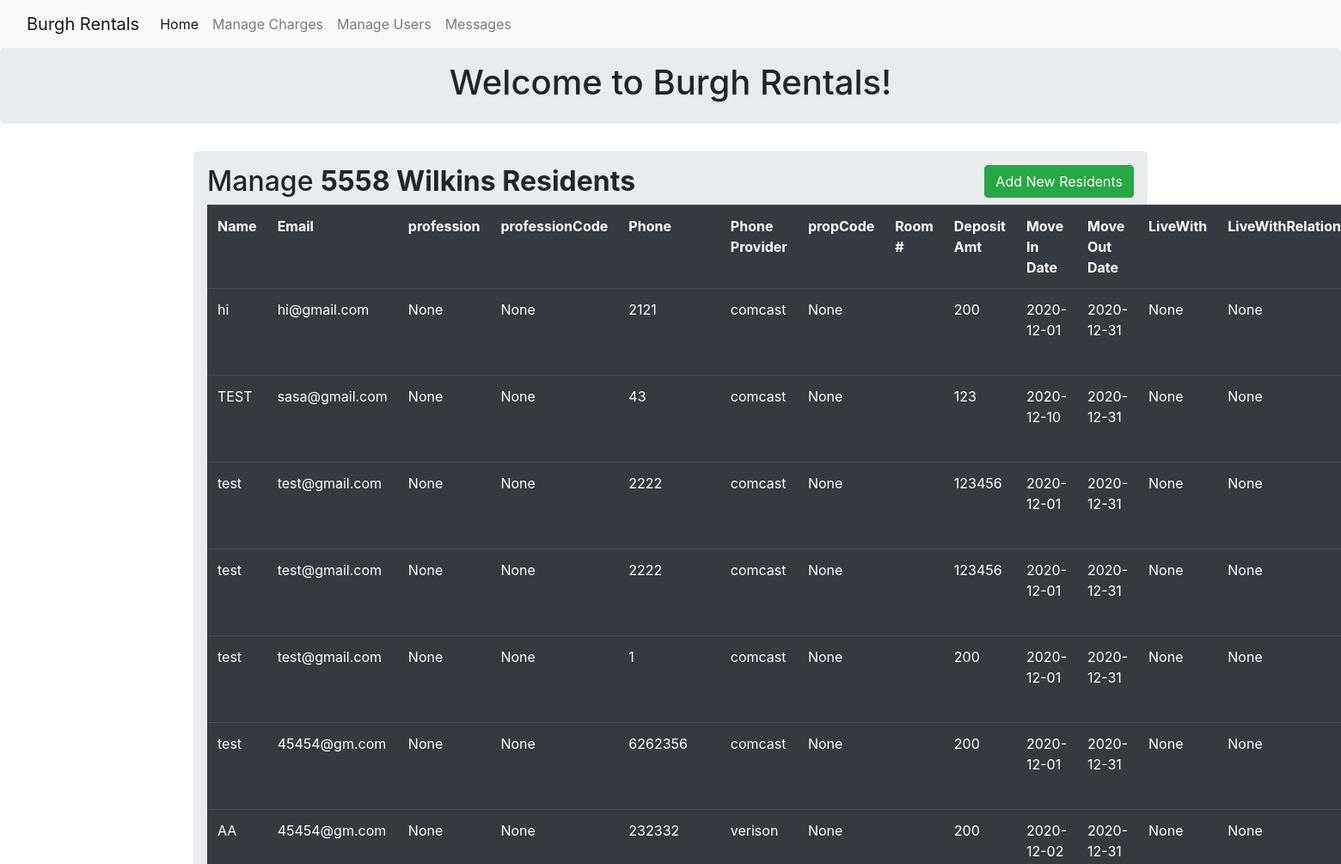
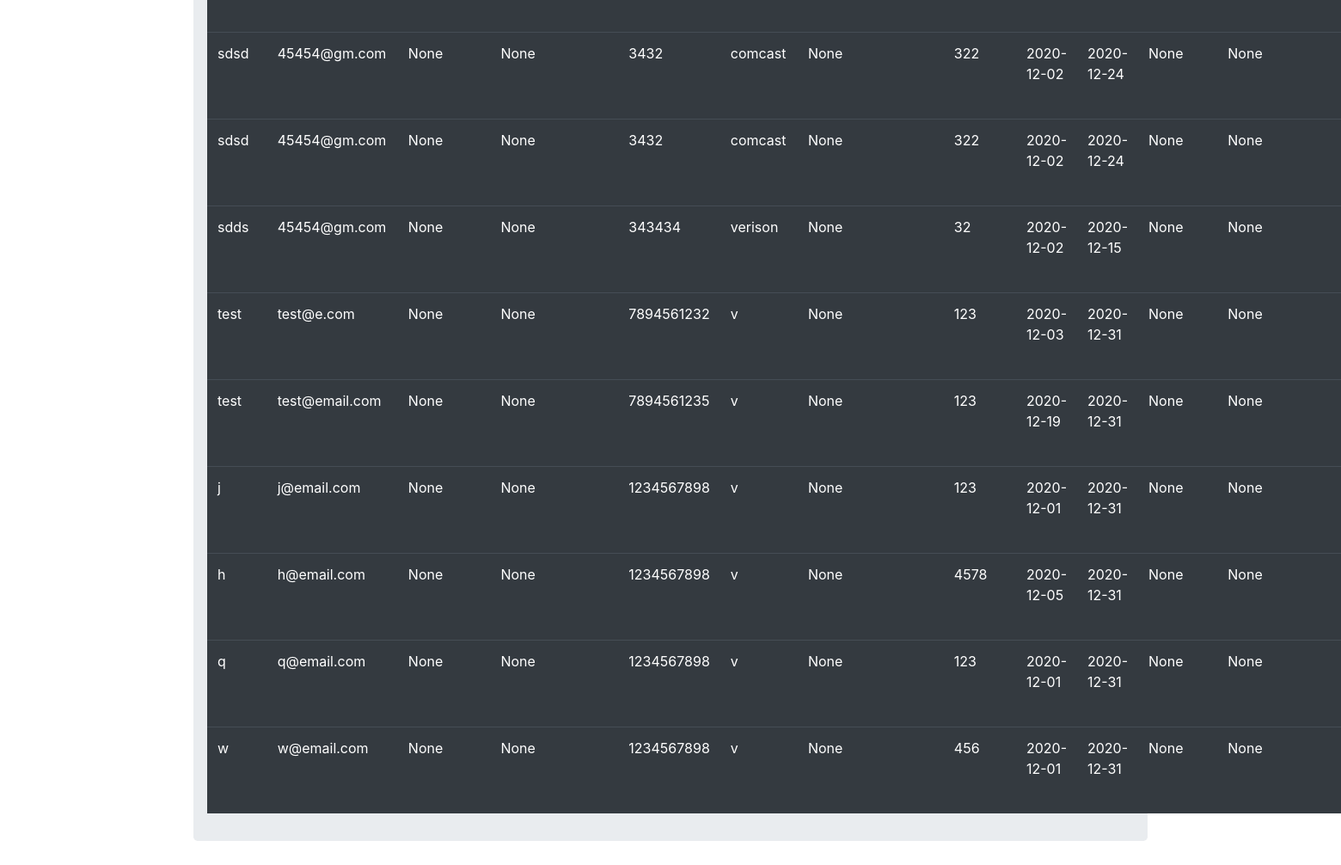
Page /residents on the committed database (2 pictures, top to bottom).
### app.py (models this page shows, shortened)
class residents(db.Model):
    id = db.Column(db.Integer, primary_key = True)
    name = db.Column(db.String(100))
    email = db.Column(db.String(100))
    profession = db.Column(db.String(100))
    professionCode = db.Column(db.String(100))
    phone = db.Column(db.String(100))
    phoneProvider = db.Column(db.String(100))
    propCode = db.Column(db.String(100))
    RentCode = db.Column(db.String(100))
    DepositAmt = db.Column(db.String(100))
    leaseStartDate = db.Column(db.String(100))
    leaseEndDate = db.Column(db.String(100))
    MoveInDate = db.Column(db.String(100))
    MoveOutDate = db.Column(db.String(100))
    LiveWith = db.Column(db.String(100))
    LiveWithRelationship = db.Column(db.String(100))
    emergency1Name = db.Column(db.String(100))
    emergency1Phone = db.Column(db.String(100))
    emergency1Address = db.Column(db.String(100))
    emergency1Relationship = db.Column(db.String(100))
    emergency2Name = db.Column(db.String(100))
    emergency2Phone = db.Column(db.String(100))
    emergency2Address = db.Column(db.String(100))
    emergency2Relationship = db.Column(db.String(100))

### app.py (the view)
@app.route('/residents')
def Residents():
    all_data = residents.query.all()
    return render_template("residents.html", residents = all_data)

### templates/residents.html (shortened to what this page needs)
{% extends 'base.html' %} {% include 'header.html' %} {% block title %} Home {% endblock %} {% block body %}
<div class="container">
  <div class="row">
    <div class="col md-12">
      <div class="jumbotron p-3">
        <h2>
          Manage <b>5558 Wilkins Residents </b>
          <button type="button" class="btn btn-success float-right" data-toggle="modal" data-target="#mymodal">Add New Residents</button>
        </h2>
        <table class="table table-hover table-dark">
          <tr>
            <th>Name</th>
            <th>Email</th>
            <th>profession</th>
            <th>professionCode</th>
            <th>Phone</th>
            <th>Phone Provider</th>
            <th>propCode</th>
            <th>Room #</th>
            <th>Deposit Amt</th>
            <th>Move In Date</th>
            <th>Move Out Date</th>
            <th>LiveWith</th>
            <th>LiveWithRelationship</th>
          </tr>
          {% for row in residents %}
          <tr>
            <td>{{row.name}}</td>
            <td>{{row.email}}</td>
            <td>{{row.profession}}</td>
            <td>{{row.professionCode}}</td>
            <td>{{row.phone}}</td>
            <td>{{row.phoneProvider}}</td>
            <td>{{row.propCode}}</td>
            <td>{{row.RoomNumber}}</td>
            <td>{{row.DepositAmt}}</td>
            <td>{{row.MoveInDate}}</td>
            <td>{{row.MoveOutDate}}</td>
            <td>{{row.LiveWith}}</td>
            <td>{{row.LiveWithRelationship}}</td>
          </tr>
          {% endfor %}
        </table>
      </div>
    </div>
  </div>
</div>
{% endblock %}

### templates/base.html (shortened to what this page needs)
<!DOCTYPE html>
<html lang="en">
  <head>
    <link
      rel="stylesheet"
      href="https://stackpath.bootstrapcdn.com/bootstrap/4.4.1/css/bootstrap.min.css"
    />
  </head>
  <body>
    {% block body %} {% endblock %}
  </body>
</html>

### templates/header.html (shortened to what this page needs)
{% extends 'base.html' %} {% block title %} Burgh Rentals {% endblock %} {%
block body %}
<header>
  <nav class="navbar navbar-expand-lg navbar-light bg-light">
    <div class="container-fluid">
      <a class="navbar-brand" href="#">Burgh Rentals</a>
      <div class="collapse navbar-collapse" id="navbarNav">
        <ul class="navbar-nav">
          <li class="nav-item">
            <a class="nav-link active" aria-current="page" href="/"
              >Home</a
            >
          </li>
          <li class="nav-item">
            <a class="nav-link" href="/charges">Manage Charges</a>
          </li>
          <li class="nav-item">
            <a class="nav-link" href="/residents">Manage Users</a>
          </li>
          <li class="nav-item">
            <a class="nav-link" href="#">Messages</a>
          </li>
        </ul>
      </div>
    </div>
  </nav>
</header>
<div class="jumbotron p-3">
  <div class="well text-center">
    <h1>Welcome to Burgh Rentals!</h1>
  </div>
</div>
{% endblock %}

### rows in the picture
residents: name "hi", email "hi@gmail.com", profession "None", professionCode "None", phone "2121", phoneProvider "comcast", propCode "None", DepositAmt "200", MoveInDate "2020-12-01", MoveOutDate "2020-12-31", LiveWith "None", LiveWithRelationship "None"
residents: name "TEST", email "sasa@gmail.com", profession "None", professionCode "None", phone "43", phoneProvider "comcast", propCode "None", DepositAmt "123", MoveInDate "2020-12-10", MoveOutDate "2020-12-31", LiveWith "None", LiveWithRelationship "None"
residents: name "test", email "test@gmail.com", profession "None", professionCode "None", phone "2222", phoneProvider "comcast", propCode "None", DepositAmt "123456", MoveInDate "2020-12-01", MoveOutDate "2020-12-31", LiveWith "None", LiveWithRelationship "None"
residents: name "test", email "test@gmail.com", profession "None", professionCode "None", phone "2222", phoneProvider "comcast", propCode "None", DepositAmt "123456", MoveInDate "2020-12-01", MoveOutDate "2020-12-31", LiveWith "None", LiveWithRelationship "None"
residents: name "test", email "test@gmail.com", profession "None", professionCode "None", phone "1", phoneProvider "comcast", propCode "None", DepositAmt "200", MoveInDate "2020-12-01", MoveOutDate "2020-12-31", LiveWith "None", LiveWithRelationship "None"
residents: name "test", email "45454@gm.com", profession "None", professionCode "None", phone "6262356", phoneProvider "comcast", propCode "None", DepositAmt "200", MoveInDate "2020-12-01", MoveOutDate "2020-12-31", LiveWith "None", LiveWithRelationship "None"
residents: name "AA", email "45454@gm.com", profession "None", professionCode "None", phone "232332", phoneProvider "verison", propCode "None", DepositAmt "200", MoveInDate "2020-12-02", MoveOutDate "2020-12-31", LiveWith "None", LiveWithRelationship "None"
residents: name "sdsd", email "45454@gm.com", profession "None", professionCode "None", phone "3432", phoneProvider "comcast", propCode "None", DepositAmt "322", MoveInDate "2020-12-02", MoveOutDate "2020-12-24", LiveWith "None", LiveWithRelationship "None"
residents: name "sdsd", email "45454@gm.com", profession "None", professionCode "None", phone "3432", phoneProvider "comcast", propCode "None", DepositAmt "322", MoveInDate "2020-12-02", MoveOutDate "2020-12-24", LiveWith "None", LiveWithRelationship "None"
residents: name "sdds", email "45454@gm.com", profession "None", professionCode "None", phone "343434", phoneProvider "verison", propCode "None", DepositAmt "32", MoveInDate "2020-12-02", MoveOutDate "2020-12-15", LiveWith "None", LiveWithRelationship "None"
residents: name "test", email "test@e.com", profession "None", professionCode "None", phone "7894561232", phoneProvider "v", propCode "None", DepositAmt "123", MoveInDate "2020-12-03", MoveOutDate "2020-12-31", LiveWith "None", LiveWithRelationship "None"
residents: name "test", email "test@email.com", profession "None", professionCode "None", phone "7894561235", phoneProvider "v", propCode "None", DepositAmt "123", MoveInDate "2020-12-19", MoveOutDate "2020-12-31", LiveWith "None", LiveWithRelationship "None"
residents: name "j", email "j@email.com", profession "None", professionCode "None", phone "1234567898", phoneProvider "v", propCode "None", DepositAmt "123", MoveInDate "2020-12-01", MoveOutDate "2020-12-31", LiveWith "None", LiveWithRelationship "None"
residents: name "h", email "h@email.com", profession "None", professionCode "None", phone "1234567898", phoneProvider "v", propCode "None", DepositAmt "4578", MoveInDate "2020-12-05", MoveOutDate "2020-12-31", LiveWith "None", LiveWithRelationship "None"
residents: name "q", email "q@email.com", profession "None", professionCode "None", phone "1234567898", phoneProvider "v", propCode "None", DepositAmt "123", MoveInDate "2020-12-01", MoveOutDate "2020-12-31", LiveWith "None", LiveWithRelationship "None"
residents: name "w", email "w@email.com", profession "None", professionCode "None", phone "1234567898", phoneProvider "v", propCode "None", DepositAmt "456", MoveInDate "2020-12-01", MoveOutDate "2020-12-31", LiveWith "None", LiveWithRelationship "None"
